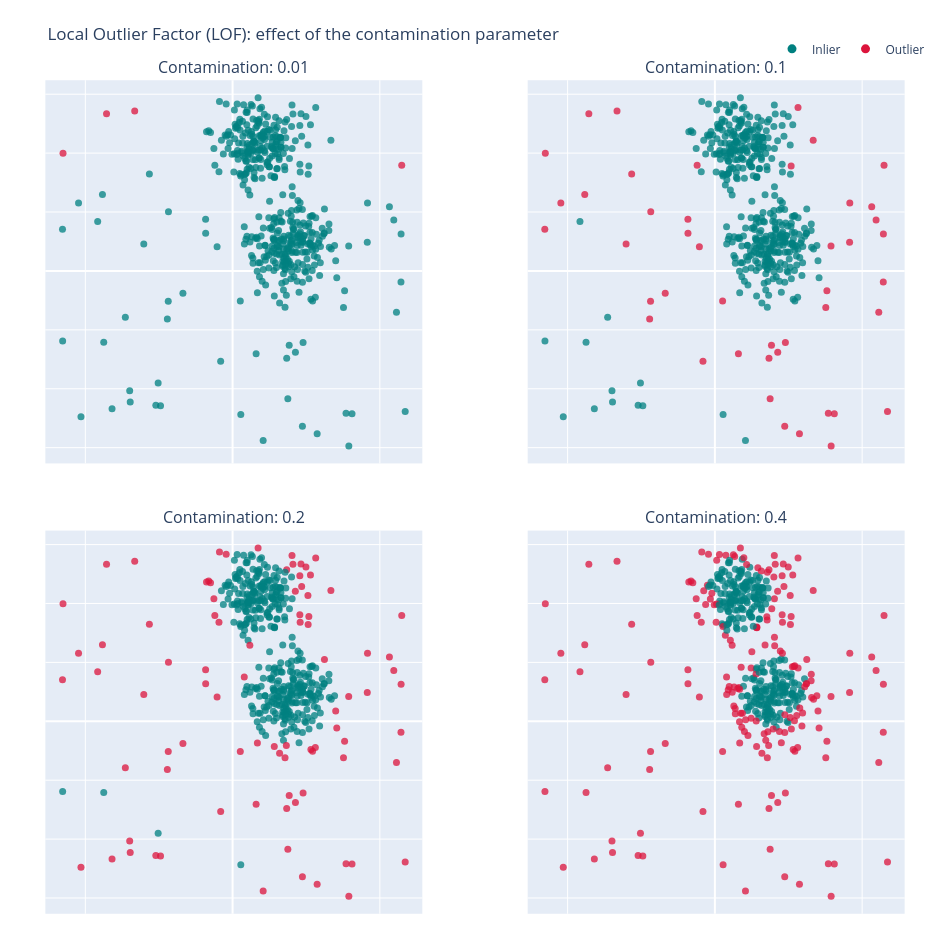

The cell this chart's notebook holds for it:
### Code cell
import plotly.graph_objects as go
from plotly.subplots import make_subplots

# Common axis ranges with a little padding
x_min, x_max = X[:, 0].min(), X[:, 0].max()
y_min, y_max = X[:, 1].min(), X[:, 1].max()

x_pad = 0.05 * (x_max - x_min)
y_pad = 0.05 * (y_max - y_min)

x_range = [x_min - x_pad, x_max + x_pad]
y_range = [y_min - y_pad, y_max + y_pad]

fig = make_subplots(
    rows=2,
    cols=2,
    subplot_titles=[f"Contamination: {c}" for c in contaminations],
    horizontal_spacing=0.06,
    vertical_spacing=0.08
)

color_map = {
    -1: "crimson",   # outlier
     1: "teal"       # inlier
}
label_map = {
    -1: "Outlier",
     1: "Inlier"
}

for idx, contamination in enumerate(contaminations):
    row = idx // 2 + 1
    col = idx % 2 + 1

    classification = outlier_classifications[idx]
    scores = anomaly_degrees[idx]

    colors = [color_map[c] for c in classification]
    labels = [label_map[c] for c in classification]

    hover_text = [
        f"LOF score: {score:.4f}<br>Classification: {label}"
        for score, label in zip(scores, labels)
    ]

    fig.add_trace(
        go.Scatter(
            x=X[:, 0],
            y=X[:, 1],
            mode="markers",
            marker=dict(
                color=colors,
                size=7,
                opacity=0.75
            ),
            text=hover_text,
            hovertemplate="%{text}<extra></extra>",
            showlegend=False
        ),
        row=row,
        col=col
    )

# Add legend entries once
fig.add_trace(
    go.Scatter(
        x=[None], y=[None],
        mode="markers",
        marker=dict(size=9, color="teal"),
        name="Inlier"
    ),
    row=1, col=1
)

fig.add_trace(
    go.Scatter(
        x=[None], y=[None],
        mode="markers",
        marker=dict(size=9, color="crimson"),
        name="Outlier"
    ),
    row=1, col=1
)

# Apply identical ranges and equal aspect ratio to all panels
for i in range(1, 5):
    fig.update_xaxes(
        range=x_range,
        showticklabels=False,
        title_text="",
        constrain="domain",
        row=(i - 1) // 2 + 1,
        col=(i - 1) % 2 + 1
    )
    fig.update_yaxes(
        range=y_range,
        showticklabels=False,
        title_text="",
        scaleanchor=f"x{i}",
        scaleratio=1,
        constrain="domain",
        row=(i - 1) // 2 + 1,
        col=(i - 1) % 2 + 1
    )

fig.update_layout(
    title="Local Outlier Factor (LOF): effect of the contamination parameter",
    height=950,
    width=950,
    margin=dict(t=80, l=20, r=20, b=20),
    legend=dict(
        orientation="h",
        yanchor="bottom",
        y=1.02,
        xanchor="right",
        x=1.0
    )
)

fig.show()

### Figure 1 — Plotly figure (JSON) as saved in the notebook; plotly's stock layout.template omitted (floating-point values rounded to 4 significant figures; data arrays with more than 128 entries replaced by an {"elided": "..."} marker saying what was removed)
{"data": [{"hovertemplate": "%{text}<extra></extra>", "marker": {"color": {"elided": "470 str values"}, "opacity": 0.75, "size": 7}, "mode": "markers", "showlegend": false, "text": {"elided": "470 str values"}, "type": "scatter", "x": {"elided": "470 float values"}, "xaxis": "x", "y": {"elided": "470 float values"}, "yaxis": "y"}, {"hovertemplate": "%{text}<extra></extra>", "marker": {"color": {"elided": "470 str values"}, "opacity": 0.75, "size": 7}, "mode": "markers", "showlegend": false, "text": {"elided": "470 str values"}, "type": "scatter", "x": {"elided": "470 float values"}, "xaxis": "x2", "y": {"elided": "470 float values"}, "yaxis": "y2"}, {"hovertemplate": "%{text}<extra></extra>", "marker": {"color": {"elided": "470 str values"}, "opacity": 0.75, "size": 7}, "mode": "markers", "showlegend": false, "text": {"elided": "470 str values"}, "type": "scatter", "x": {"elided": "470 float values"}, "xaxis": "x3", "y": {"elided": "470 float values"}, "yaxis": "y3"}, {"hovertemplate": "%{text}<extra></extra>", "marker": {"color": {"elided": "470 str values"}, "opacity": 0.75, "size": 7}, "mode": "markers", "showlegend": false, "text": {"elided": "470 str values"}, "type": "scatter", "x": {"elided": "470 float values"}, "xaxis": "x4", "y": {"elided": "470 float values"}, "yaxis": "y4"}, {"marker": {"color": "teal", "size": 9}, "mode": "markers", "name": "Inlier", "type": "scatter", "x": [null], "xaxis": "x", "y": [null], "yaxis": "y"}, {"marker": {"color": "crimson", "size": 9}, "mode": "markers", "name": "Outlier", "type": "scatter", "x": [null], "xaxis": "x", "y": [null], "yaxis": "y"}], "layout": {"annotations": [{"font": {"size": 16}, "showarrow": false, "text": "Contamination: 0.01", "x": 0.235, "xanchor": "center", "xref": "paper", "y": 1, "yanchor": "bottom", "yref": "paper"}, {"font": {"size": 16}, "showarrow": false, "text": "Contamination: 0.1", "x": 0.765, "xanchor": "center", "xref": "paper", "y": 1, "yanchor": "bottom", "yref": "paper"}, {"font": {"size": 16}, "showarrow": false, "text": "Contamination: 0.2", "x": 0.235, "xanchor": "center", "xref": "paper", "y": 0.46, "yanchor": "bottom", "yref": "paper"}, {"font": {"size": 16}, "showarrow": false, "text": "Contamination: 0.4", "x": 0.765, "xanchor": "center", "xref": "paper", "y": 0.46, "yanchor": "bottom", "yref": "paper"}], "height": 950, "legend": {"orientation": "h", "x": 1, "xanchor": "right", "y": 1.02, "yanchor": "bottom"}, "margin": {"b": 20, "l": 20, "r": 20, "t": 80}, "title": {"text": "Local Outlier Factor (LOF): effect of the contamination parameter"}, "width": 950, "xaxis": {"anchor": "y", "constrain": "domain", "domain": [0, 0.47], "range": [-6.356, 6.442], "showticklabels": false, "title": {"text": ""}}, "xaxis2": {"anchor": "y2", "constrain": "domain", "domain": [0.53, 1], "range": [-6.356, 6.442], "showticklabels": false, "title": {"text": ""}}, "xaxis3": {"anchor": "y3", "constrain": "domain", "domain": [0, 0.47], "range": [-6.356, 6.442], "showticklabels": false, "title": {"text": ""}}, "xaxis4": {"anchor": "y4", "constrain": "domain", "domain": [0.53, 1], "range": [-6.356, 6.442], "showticklabels": false, "title": {"text": ""}}, "yaxis": {"anchor": "x", "constrain": "domain", "domain": [0.54, 1], "range": [-6.535, 6.475], "scaleanchor": "x", "scaleratio": 1, "showticklabels": false, "title": {"text": ""}}, "yaxis2": {"anchor": "x2", "constrain": "domain", "domain": [0.54, 1], "range": [-6.535, 6.475], "scaleanchor": "x2", "scaleratio": 1, "showticklabels": false, "title": {"text": ""}}, "yaxis3": {"anchor": "x3", "constrain": "domain", "domain": [0, 0.46], "range": [-6.535, 6.475], "scaleanchor": "x3", "scaleratio": 1, "showticklabels": false, "title": {"text": ""}}, "yaxis4": {"anchor": "x4", "constrain": "domain", "domain": [0, 0.46], "range": [-6.535, 6.475], "scaleanchor": "x4", "scaleratio": 1, "showticklabels": false, "title": {"text": ""}}}}
